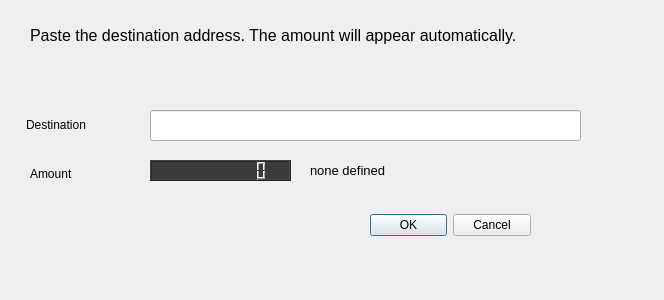
<?xml version="1.0" encoding="UTF-8"?>
<ui version="4.0">
 <class>RemotePaymentDialog</class>
 <widget class="QDialog" name="RemotePaymentDialog">
  <property name="geometry">
   <rect>
    <x>0</x>
    <y>0</y>
    <width>664</width>
    <height>300</height>
   </rect>
  </property>
  <property name="windowTitle">
   <string>Dialog</string>
  </property>
  <widget class="QDialogButtonBox" name="buttonBox">
   <property name="geometry">
    <rect>
     <x>370</x>
     <y>210</y>
     <width>161</width>
     <height>31</height>
    </rect>
   </property>
   <property name="standardButtons">
    <set>QDialogButtonBox::Cancel|QDialogButtonBox::Ok</set>
   </property>
  </widget>
  <widget class="QLineEdit" name="destination">
   <property name="geometry">
    <rect>
     <x>150</x>
     <y>110</y>
     <width>431</width>
     <height>31</height>
    </rect>
   </property>
   <property name="text">
    <string notr="true"/>
   </property>
   <property name="dragEnabled">
    <bool>true</bool>
   </property>
  </widget>
  <widget class="QLabel" name="label">
   <property name="geometry">
    <rect>
     <x>30</x>
     <y>163</y>
     <width>91</width>
     <height>21</height>
    </rect>
   </property>
   <property name="text">
    <string>Amount</string>
   </property>
  </widget>
  <widget class="QLabel" name="label_2">
   <property name="geometry">
    <rect>
     <x>26</x>
     <y>114</y>
     <width>91</width>
     <height>21</height>
    </rect>
   </property>
   <property name="text">
    <string>Destination</string>
   </property>
  </widget>
  <widget class="QLabel" name="label_3">
   <property name="geometry">
    <rect>
     <x>30</x>
     <y>20</y>
     <width>581</width>
     <height>31</height>
    </rect>
   </property>
   <property name="font">
    <font>
     <pointsize>12</pointsize>
    </font>
   </property>
   <property name="text">
    <string>Paste the destination address. The amount will appear automatically.</string>
   </property>
  </widget>
  <widget class="QLCDNumber" name="amount">
   <property name="geometry">
    <rect>
     <x>150</x>
     <y>160</y>
     <width>141</width>
     <height>21</height>
    </rect>
   </property>
   <property name="styleSheet">
    <string notr="true">background-color: rgb(59, 59, 59);</string>
   </property>
   <property name="smallDecimalPoint">
    <bool>false</bool>
   </property>
   <property name="numDigits">
    <number>10</number>
   </property>
  </widget>
  <widget class="QLabel" name="currency">
   <property name="geometry">
    <rect>
     <x>310</x>
     <y>160</y>
     <width>111</width>
     <height>21</height>
    </rect>
   </property>
   <property name="font">
    <font>
     <pointsize>10</pointsize>
    </font>
   </property>
   <property name="text">
    <string>none defined</string>
   </property>
  </widget>
 </widget>
 <resources/>
 <connections>
  <connection>
   <sender>buttonBox</sender>
   <signal>accepted()</signal>
   <receiver>RemotePaymentDialog</receiver>
   <slot>accept()</slot>
   <hints>
    <hint type="sourcelabel">
     <x>450</x>
     <y>225</y>
    </hint>
    <hint type="destinationlabel">
     <x>331</x>
     <y>149</y>
    </hint>
   </hints>
  </connection>
  <connection>
   <sender>buttonBox</sender>
   <signal>rejected()</signal>
   <receiver>RemotePaymentDialog</receiver>
   <slot>reject()</slot>
   <hints>
    <hint type="sourcelabel">
     <x>450</x>
     <y>225</y>
    </hint>
    <hint type="destinationlabel">
     <x>331</x>
     <y>149</y>
    </hint>
   </hints>
  </connection>
 </connections>
</ui>
